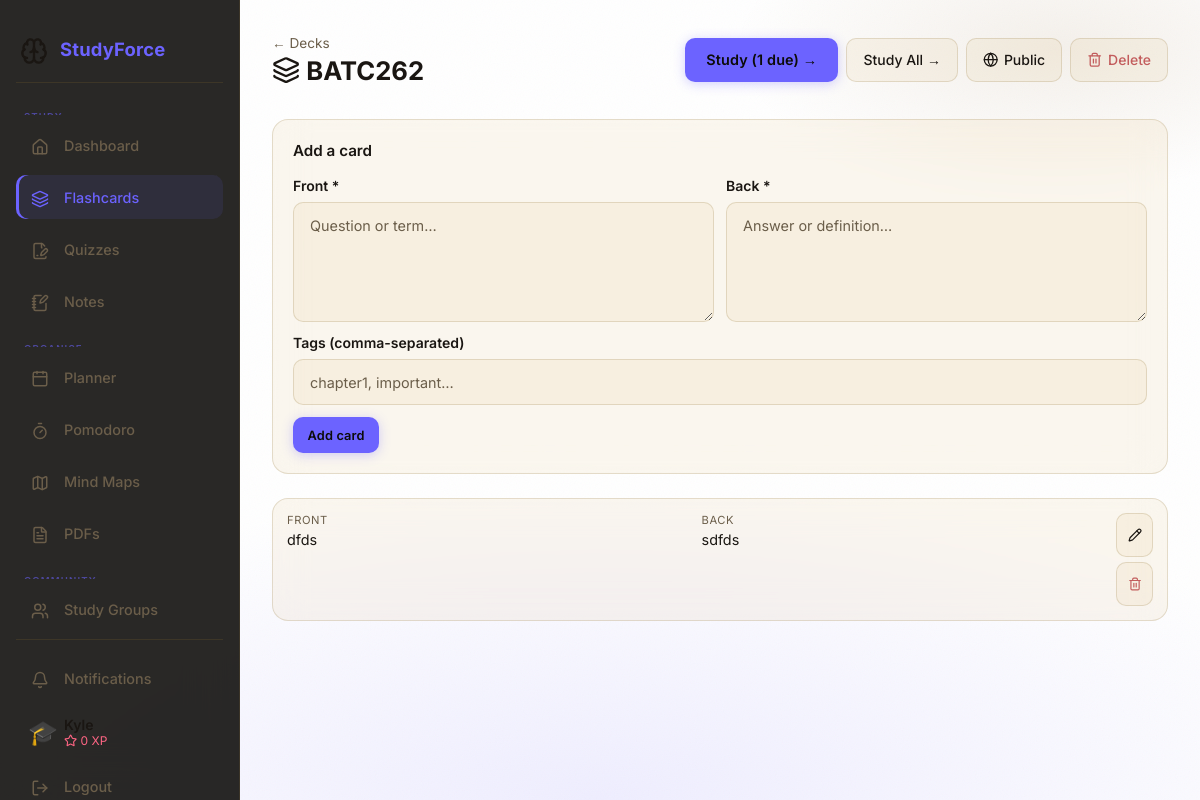
Screenshot of /flashcards/3 (signed in) with the database file from the repository.
### app/models/user.py (models this page shows, shortened)
class User(UserMixin, db.Model):
    __tablename__ = "users"
    id = db.Column(db.Integer, primary_key=True)
    email = db.Column(db.String(255), unique=True, nullable=False, index=True)
    display_name = db.Column(db.String(100), nullable=False)
    password_hash = db.Column(db.String(255), nullable=False)
    avatar = db.Column(db.String(10), default="🎓")  # emoji avatar
    theme_prefs = db.Column(db.JSON, default=lambda: {
        "mode": "dark",
        "primary": "#d4a853",
        "accent": "#f0c97a",
        "background": "#0c0b09",
    })
    onboarding_complete = db.Column(db.Boolean, default=False)
    created_at = db.Column(db.DateTime, default=lambda: datetime.now(timezone.utc))
    subjects = db.relationship("Subject", back_populates="user", cascade="all, delete-orphan", lazy="dynamic")
    decks = db.relationship("Deck", back_populates="user", cascade="all, delete-orphan", lazy="dynamic")
    quizzes = db.relationship("Quiz", back_populates="user", cascade="all, delete-orphan", lazy="dynamic")
    notes = db.relationship("Note", back_populates="user", cascade="all, delete-orphan", lazy="dynamic")
    study_events = db.relationship("StudyEvent", back_populates="user", cascade="all, delete-orphan", lazy="dynamic")
    pomodoro_sessions = db.relationship("PomodoroSession", back_populates="user", cascade="all, delete-orphan", lazy="dynamic")
    mind_maps = db.relationship("MindMap", back_populates="user", cascade="all, delete-orphan", lazy="dynamic")
    pdf_files = db.relationship("PDFFile", back_populates="user", cascade="all, delete-orphan", lazy="dynamic")
    streak = db.relationship("Streak", back_populates="user", uselist=False, cascade="all, delete-orphan")
    xp_transactions = db.relationship("XPTransaction", back_populates="user", cascade="all, delete-orphan", lazy="dynamic")
    user_badges = db.relationship("UserBadge", back_populates="user", cascade="all, delete-orphan", lazy="dynamic")
    subject_progress = db.relationship("SubjectProgress", back_populates="user", cascade="all, delete-orphan", lazy="dynamic")
    notifications = db.relationship("Notification", back_populates="user", cascade="all, delete-orphan", lazy="dynamic")
    group_memberships = db.relationship("GroupMember", back_populates="user", cascade="all, delete-orphan", lazy="dynamic")
    @property
    def total_xp(self) -> int:
        from .gamification import XPTransaction
        return db.session.query(
            db.func.coalesce(db.func.sum(XPTransaction.amount), 0)
        ).filter_by(user_id=self.id).scalar()
    @property
    def unread_notification_count(self) -> int:
        from .notification import Notification
        return Notification.query.filter_by(user_id=self.id, is_read=False).count()

### app/models/flashcard.py (models this page shows, shortened)
class Deck(db.Model):
    __tablename__ = "decks"
    id = db.Column(db.Integer, primary_key=True)
    title = db.Column(db.String(200), nullable=False)
    description = db.Column(db.Text, default="")
    is_shared = db.Column(db.Boolean, default=False)
    user_id = db.Column(db.Integer, db.ForeignKey("users.id"), nullable=True)
    anon_token = db.Column(db.String(36), nullable=True)
    subject_id = db.Column(db.Integer, db.ForeignKey("subjects.id"), nullable=True)
    user = db.relationship("User", back_populates="decks")
    subject = db.relationship("Subject", back_populates="decks")
    cards = db.relationship("Card", back_populates="deck", cascade="all, delete-orphan", lazy="dynamic")
    @property
    def card_count(self) -> int:
        return self.cards.count()
    @property
    def due_count(self) -> int:
        reviewed_ids = db.session.query(SM2Review.card_id).join(Card).filter(
            Card.deck_id == self.id,
        ).subquery()
        new_cards = self.cards.filter(Card.id.notin_(reviewed_ids)).count()
        due_cards = SM2Review.query.join(Card).filter(
            Card.deck_id == self.id,
            SM2Review.next_review_date <= date.today(),
        ).count()
        return new_cards + due_cards

class Card(db.Model):
    __tablename__ = "cards"
    id = db.Column(db.Integer, primary_key=True)
    front = db.Column(db.Text, nullable=False)
    back = db.Column(db.Text, nullable=False)
    deck_id = db.Column(db.Integer, db.ForeignKey("decks.id"), nullable=False)
    deck = db.relationship("Deck", back_populates="cards")
    reviews = db.relationship("SM2Review", back_populates="card", cascade="all, delete-orphan", lazy="dynamic")

### app/blueprints/flashcards/routes.py (the view)
@flashcards_bp.route("/<int:deck_id>")
def deck_detail(deck_id):
    from ...models.flashcard import Deck, Card
    deck  = _get_deck_or_404(deck_id)
    cards = Card.query.filter_by(deck_id=deck.id).order_by(Card.id.desc()).all()
    return render_template("flashcards/deck_detail.html", deck=deck, cards=cards)

### app/templates/flashcards/deck_detail.html (shortened to what this page needs)
{% extends "base.html" %}
{% block content %}
<div class="page-header">
  <div>
    <a href="{{ url_for('flashcards.decks') }}" style="color:var(--text-muted); text-decoration:none; font-size:0.85rem;">← Decks</a>
    <h1 class="page-title" style="margin-top:0.25rem;"><i data-lucide="layers"></i> {{ deck.title }}</h1>
  </div>
  {% if not readonly %}
  <div style="display:flex; gap:0.5rem; flex-wrap:wrap;">
    {% if deck.due_count > 0 %}
    <a href="{{ url_for('flashcards.study', deck_id=deck.id) }}" class="btn btn-primary">Study ({{ deck.due_count }} due) →</a>
    {% endif %}
    {% if deck.card_count > 0 %}
    <a href="{{ url_for('flashcards.study_all', deck_id=deck.id) }}" class="btn btn-glass">Study All →</a>
    {% endif %}
    <form method="POST" action="{{ url_for('flashcards.toggle_public', deck_id=deck.id) }}" style="display:inline;">
      <button type="submit" class="btn btn-glass" title="{{ 'Make private' if deck.is_shared else 'Make public' }}">
        {{ '<i data-lucide="globe"></i> Public' | safe if deck.is_shared else '<i data-lucide="lock"></i> Private' | safe }}
      </button>
    </form>
    <form method="POST" action="{{ url_for('flashcards.delete_deck', deck_id=deck.id) }}"
          onsubmit="return confirm('Delete this deck and all its cards?')">
      <button type="submit" class="btn btn-glass" style="color:var(--danger);"><i data-lucide="trash-2"></i> Delete</button>
    </form>
  </div>
  {% endif %}
</div>
{% if not readonly %}
<div class="glass p-4" style="margin-bottom:1.5rem;">
  <h3 style="font-size:0.95rem; font-weight:600; margin-bottom:1rem;">Add a card</h3>
  <form method="POST" action="{{ url_for('flashcards.add_card', deck_id=deck.id) }}" novalidate>
    <div style="display:grid; grid-template-columns:1fr 1fr; gap:0.75rem;">
      <div class="form-group" style="margin-bottom:0;">
        <label class="form-label" for="front">Front *</label>
        <textarea class="form-control" id="front" name="front" rows="3" required placeholder="Question or term…"></textarea>
      </div>
      <div class="form-group" style="margin-bottom:0;">
        <label class="form-label" for="back">Back *</label>
        <textarea class="form-control" id="back" name="back" rows="3" required placeholder="Answer or definition…"></textarea>
      </div>
    </div>
    <div class="form-group" style="margin-top:0.75rem; margin-bottom:0;">
      <label class="form-label" for="tags">Tags (comma-separated)</label>
      <input type="text" class="form-control" id="tags" name="tags" placeholder="chapter1, important…" />
    </div>
    <button type="submit" class="btn btn-primary btn-sm" style="margin-top:0.75rem;">Add card</button>
  </form>
</div>
{% endif %}
{% if cards %}
<div style="display:flex; flex-direction:column; gap:0.6rem;">
  {% for card in cards %}
  <div class="glass p-3" style="display:grid; grid-template-columns:1fr 1fr auto; gap:0.75rem; align-items:start;">
    <div>
      <div style="font-size:0.7rem; color:var(--text-muted); margin-bottom:0.25rem; text-transform:uppercase; letter-spacing:0.05em;">Front</div>
      <div style="font-size:0.9rem; white-space:pre-wrap;">{{ card.front }}</div>
    </div>
    <div>
      <div style="font-size:0.7rem; color:var(--text-muted); margin-bottom:0.25rem; text-transform:uppercase; letter-spacing:0.05em;">Back</div>
      <div style="font-size:0.9rem; white-space:pre-wrap;">{{ card.back }}</div>
    </div>
    {% if not readonly %}
    <div style="display:flex; flex-direction:column; gap:0.3rem; align-items:flex-end;">
      <button class="btn btn-glass btn-sm" onclick="openEditModal({{ card.id }}, {{ card.front|tojson }}, {{ card.back|tojson }}, {{ (card.tags or [])|tojson }})"><i data-lucide="pencil"></i></button>
      <form method="POST" action="{{ url_for('flashcards.delete_card', deck_id=deck.id, card_id=card.id) }}" onsubmit="return confirm('Delete this card?')">
        <button type="submit" class="btn btn-glass btn-sm" style="color:var(--danger);"><i data-lucide="trash-2"></i></button>
      </form>
    </div>
    {% endif %}
  </div>
  {% endfor %}
</div>
{% else %}
<div class="empty-state glass p-6">
  <div class="empty-icon"><i data-lucide="layers"></i></div>
  <p class="empty-text">No cards yet. Add your first one above!</p>
</div>
{% endif %}
{% endblock %}

### app/templates/base.html (shortened to what this page needs)
<!DOCTYPE html>
<html lang="en" data-theme="{{ theme.mode }}">
<head>
  <link rel="stylesheet" href="{{ url_for('static', filename='css/base.css') }}" />
  <link rel="stylesheet" href="{{ url_for('static', filename='css/sidebar.css') }}" />
  <link rel="stylesheet" href="{{ url_for('static', filename='css/components.css') }}" />
</head>
<body>
{% if not request.endpoint or not request.endpoint.startswith('auth.') %}
<aside class="sidebar" id="sidebar" role="navigation" aria-label="Main navigation">
  <div class="sidebar-logo" onclick="toggleSidebar()" title="Toggle sidebar" tabindex="0" role="button" aria-label="Toggle sidebar" onkeydown="if(event.key==='Enter')toggleSidebar()">
    <span class="logo-icon" aria-hidden="true"><i data-lucide="brain"></i></span>
    <span class="logo-text">StudyForce</span>
  </div>
  <span class="sidebar-section-label">Study</span>
  <a href="{{ url_for('dashboard.index') }}"
     class="sidebar-link {% if request.endpoint == 'dashboard.index' %}active{% endif %}"
     data-tooltip="Dashboard"
     aria-label="Dashboard"
     aria-current="{% if request.endpoint == 'dashboard.index' %}page{% endif %}">
    <span class="nav-icon" aria-hidden="true"><i data-lucide="house"></i></span>
    <span class="nav-label">Dashboard</span>
  </a>
  <a href="{{ url_for('flashcards.decks') }}"
     class="sidebar-link {% if request.blueprint == 'flashcards' %}active{% endif %}"
     data-tooltip="Flashcards"
     aria-label="Flashcards"
     aria-current="{% if request.blueprint == 'flashcards' %}page{% endif %}">
    <span class="nav-icon" aria-hidden="true"><i data-lucide="layers"></i></span>
    <span class="nav-label">Flashcards</span>
  </a>
  <a href="{{ url_for('quizzes.list') }}"
     class="sidebar-link {% if request.blueprint == 'quizzes' %}active{% endif %}"
     data-tooltip="Quizzes"
     aria-label="Quizzes"
     aria-current="{% if request.blueprint == 'quizzes' %}page{% endif %}">
    <span class="nav-icon" aria-hidden="true"><i data-lucide="file-pen-line"></i></span>
    <span class="nav-label">Quizzes</span>
  </a>
  <a href="{{ url_for('notes.list') }}"
     class="sidebar-link {% if request.blueprint == 'notes' %}active{% endif %}"
     data-tooltip="Notes"
     aria-label="Notes"
     aria-current="{% if request.blueprint == 'notes' %}page{% endif %}">
    <span class="nav-icon" aria-hidden="true"><i data-lucide="notebook-pen"></i></span>
    <span class="nav-label">Notes</span>
  </a>
  <span class="sidebar-section-label">Organise</span>
  <a href="{{ url_for('planner.index') }}"
     class="sidebar-link {% if request.blueprint == 'planner' %}active{% endif %}"
     data-tooltip="Planner"
     aria-label="Planner"
     aria-current="{% if request.blueprint == 'planner' %}page{% endif %}">
    <span class="nav-icon" aria-hidden="true"><i data-lucide="calendar"></i></span>
    <span class="nav-label">Planner</span>
  </a>
  <a href="{{ url_for('pomodoro.index') }}"
     class="sidebar-link {% if request.blueprint == 'pomodoro' %}active{% endif %}"
     data-tooltip="Pomodoro"
     aria-label="Pomodoro"
     aria-current="{% if request.blueprint == 'pomodoro' %}page{% endif %}">
    <span class="nav-icon" aria-hidden="true"><i data-lucide="timer"></i></span>
    <span class="nav-label">Pomodoro</span>
  </a>
  <a href="{{ url_for('mindmaps.list_maps') }}"
     class="sidebar-link {% if request.blueprint == 'mindmaps' %}active{% endif %}"
     data-tooltip="Mind Maps"
     aria-label="Mind Maps"
     aria-current="{% if request.blueprint == 'mindmaps' %}page{% endif %}">
    <span class="nav-icon" aria-hidden="true"><i data-lucide="map"></i></span>
    <span class="nav-label">Mind Maps</span>
  </a>
  <a href="{{ url_for('pdfs.list_pdfs') }}"
     class="sidebar-link {% if request.blueprint == 'pdfs' %}active{% endif %}"
     data-tooltip="PDFs"
     aria-label="PDFs"
     aria-current="{% if request.blueprint == 'pdfs' %}page{% endif %}">
    <span class="nav-icon" aria-hidden="true"><i data-lucide="file-text"></i></span>
    <span class="nav-label">PDFs</span>
  </a>
  <span class="sidebar-section-label">Community</span>
  <a href="{{ url_for('groups.list_groups') }}"
     class="sidebar-link {% if request.blueprint == 'groups' %}active{% endif %}"
     data-tooltip="Study Groups"
     aria-label="Study Groups"
     aria-current="{% if request.blueprint == 'groups' %}page{% endif %}">
    <span class="nav-icon" aria-hidden="true"><i data-lucide="users"></i></span>
    <span class="nav-label">Study Groups</span>
  </a>
  <div class="sidebar-bottom">
    <a href="{{ url_for('notifications.list_notifications') }}"
       class="sidebar-link {% if request.blueprint == 'notifications' %}active{% endif %}"
       data-tooltip="Notifications" aria-label="Notifications">
      <span class="nav-icon" aria-hidden="true"><i data-lucide="bell"></i></span>
      <span class="nav-label">
        Notifications
      </span>
    </a>
    {% if current_user.is_authenticated %}
    <a href="{{ url_for('auth.profile') }}" class="sidebar-user" data-tooltip="Profile">
      <span class="user-avatar" aria-hidden="true">{{ current_user.avatar }}</span>
      <div class="user-info">
        <div class="user-name">{{ current_user.display_name }}</div>
        <div class="user-xp"><i data-lucide="star"></i> {{ current_user.total_xp }} XP</div>
      </div>
    </a>
    <a href="{{ url_for('auth.logout') }}" class="sidebar-link" data-tooltip="Logout" aria-label="Logout">
      <span class="nav-icon" aria-hidden="true"><i data-lucide="log-out"></i></span>
      <span class="nav-label">Logout</span>
    </a>
    {% else %}
    <a href="{{ url_for('auth.login') }}" class="sidebar-link" data-tooltip="Sign in">
      <span class="nav-icon" aria-hidden="true"><i data-lucide="log-in"></i></span>
      <span class="nav-label">Sign In</span>
    </a>
    {% endif %}
  </div>
</aside>
{% endif %}
<main class="app-content" id="app-content" role="main">
  {% block content %}{% endblock %}
</main>
</body>
</html>

### rows the page displays
User: avatar "🎓"
Deck: title "BATC262", is_shared "Public"
Card: front "dfds", back "sdfds"

### other values shown
{{ current_user.total_xp }} "0"
{{ deck.due_count }} "1"
